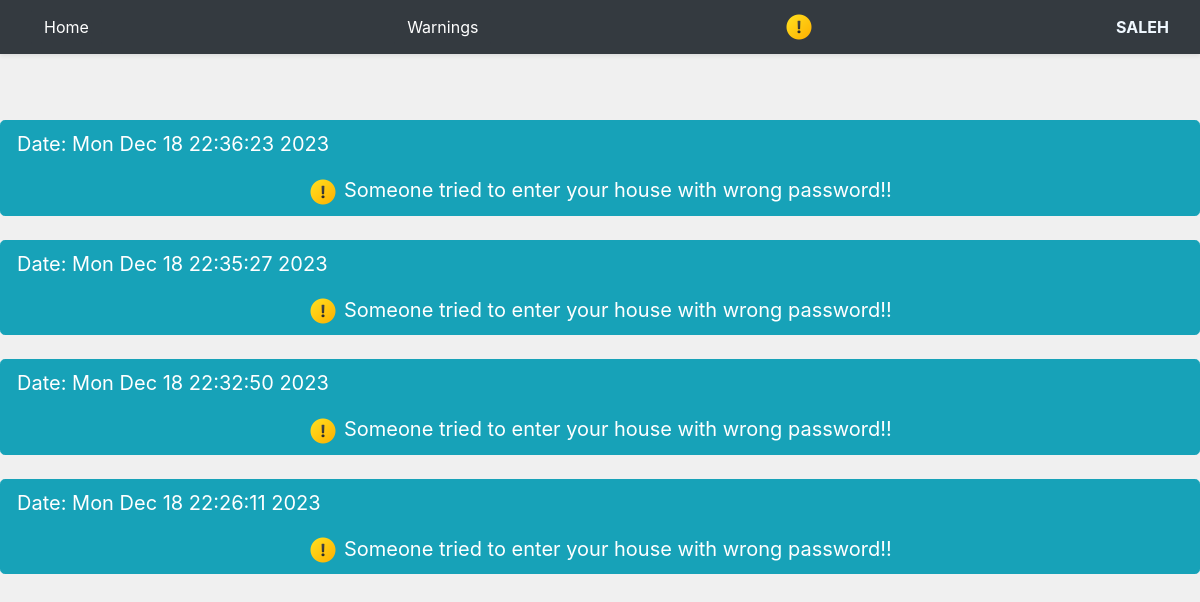
/warnings (signed in), run on the app's committed database.
### tables this page shows
CREATE TABLE users (
            id INTEGER PRIMARY KEY AUTOINCREMENT,
            username TEXT UNIQUE NOT NULL,
            password TEXT NOT NULL
        );

CREATE TABLE warnings (
            id INTEGER PRIMARY KEY AUTOINCREMENT,
            description TEXT,
            status INTEGER CHECK (status IN (0, 1)) DEFAULT 0,
            date DATETIME DEFAULT CURRENT_TIMESTAMP
        );

### app.py (the view)
@app.route("/warnings")
def show_warnings():
    if not "user_id" in session:
        flash("Login is required", "error")
        return redirect(url_for("login"))
    warnings = get_all_warnings()
    if any(warning['status'] == 0 for warning in warnings):
        warn = True
    else:
        warn = False
    warnings_seen()
    return render_template(
        "warnings.html",
        warnings=warnings,
        warn=warn,
        user=get_user_data_from_db(id=session["user_id"]),
    )

### database.py (called while the page is built)
def create_sqlite_connection(name='database.db'):
    return sqlite3.connect(name)

def get_user_data_from_db(username=None, id=None):
    with create_sqlite_connection() as conn:
        cursor = conn.cursor()
        if username:
            query = 'SELECT * FROM users WHERE username = ?'
            params = (username,)
        elif id:
            query = 'SELECT * FROM users WHERE id = ?'
            params = (id,)
        else:
            return None  # Invalid parameters provided
        result = cursor.execute(query, params)
        row = result.fetchone()
        if row:
            columns = [column[0] for column in result.description]
            user_dict = dict(zip(columns, row))
            return user_dict
        else:
            return None

def get_all_warnings():
    with create_sqlite_connection() as conn:
        cursor = conn.cursor()
        try:
            cursor.execute('SELECT * FROM warnings ORDER BY id DESC')
            warnings = []
            columns = [column[0] for column in cursor.description]
            for row in cursor.fetchall():
                warning_dict = dict(zip(columns, row))
                warnings.append(warning_dict)
            return warnings
        except sqlite3.Error as e:
            print(f"Error fetching warnings: {e}")
            return None

def warnings_seen():
    with create_sqlite_connection() as conn:
        cursor = conn.cursor()
        try:
            cursor.execute('UPDATE warnings SET status = 1')
            conn.commit()
        except sqlite3.Error as e:
            print(f"Error marking warnings as seen: {e}")

### templates/warnings.html
{% extends 'base.html' %}
{% block body %}
<br>
{% if warnings %}
{% for warning in warnings %}
<div>
   <button type="button" class="col-12 text-center btn btn btn-info  btn-lg">
      <div style="text-align: left;">
         <p>Date: {{warning["date"]}}</p>
      </div>
      <div>
         {% if warning["status"] == 0 %}
         <img src="{{ url_for('static', filename='/icons/warning_red.png') }}" alt="mdo" width="30" height="30" class="rounded-circle"> {{warning["description"]}}
         {% else %}
         <img src="{{ url_for('static', filename='/icons/warning_yellow.png') }}" alt="mdo" width="30" height="30" class="rounded-circle"> {{warning["description"]}}
         {% endif %}
      </div>
   </button>
</div>
<br>
{% endfor %}
{% endif %}
{% endblock %}

### templates/base.html (shortened to what this page needs)
<!DOCTYPE html>
<html lang="en">
    <head>
        {% include 'bootstrap_css.html' %}
    </head>
    <body>
        <br /><br /><br /><br />
        {% include 'navbar.html' %} {% include 'listen_flashes.html' %} {% block body %}{% endblock %} {% include 'bootstrap_js.html' %}
    </body>
</html>

### templates/bootstrap_css.html (shortened to what this page needs)
<link rel="stylesheet" href="{{ url_for('static', filename='css/bootstrap.min.css') }}" />
<link rel="stylesheet" href="{{ url_for('static', filename='css/style.css') }}" />

### templates/navbar.html
<nav class="navbar navbar-expand-md navbar-dark bg-dark shadow-sm fixed-top" aria-label="Fourth navbar example">
    <div class="container-fluid">
      {% if user %}
      <a href="/" type="button" class="btn btn-dark "  >Home</a>
      <a href="/warnings" type="button" class="btn btn-dark ">Warnings</a>
      <a href="/warnings" >
        {% if warn == 1 %}
        <img src="{{ url_for('static', filename='/icons/warning_red.png') }}" alt="mdo" width="30" height="30" class="rounded-circle">
        {% else %}
        <img src="{{ url_for('static', filename='/icons/warning_yellow.png') }}" alt="mdo" width="30" height="30" class="rounded-circle">
        {% endif %}
      </a>
      <strong style="padding-left: 10px; color: aliceblue;">{{user['username']}}</strong>
      {% else %}
      <a href="/sign-up" type="button" class="btn btn-info " style="float: right;">Sign Up</a>
      <a href="/login" type="button" class="btn btn-dark "  style="float: right;margin-left: 30px;">Login</a>
      {% endif %}
    </div>
  </nav>

### static/css/style.css (style rules this page uses)
body { background-color: #000; min-height: 100vh; margin: 0; }

### templates/base.html (style rules this page uses)
:root { --background-light: #f0f0f0; --background-dark: #1a1a1a; --background-image: url("/static/images/background.jpg"); }
body { background-color: var(--background-light); background-image: var(--background-image); background-attachment: fixed; background-size: cover; margin-top: var(--margin-top); }

### data on the page
users: username "SALEH"
warnings: date "Mon Dec 18 22:36:23 2023", status 1 (drawn), description "Someone tried to enter your house with wrong password!!"
warnings: date "Mon Dec 18 22:35:27 2023", status 1 (drawn), description "Someone tried to enter your house with wrong password!!"
warnings: date "Mon Dec 18 22:32:50 2023", status 1 (drawn), description "Someone tried to enter your house with wrong password!!"
warnings: date "Mon Dec 18 22:26:11 2023", status 1 (drawn), description "Someone tried to enter your house with wrong password!!"
